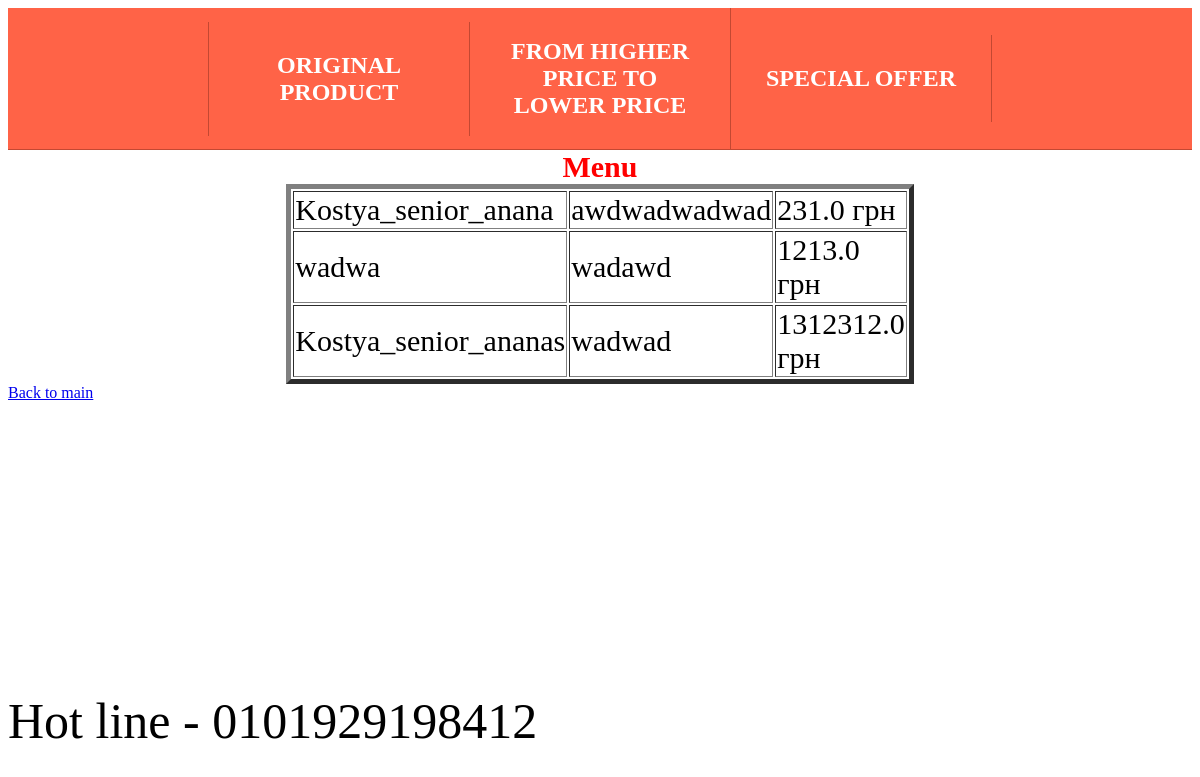
/menu/, run on an earlier commit of the app's database.
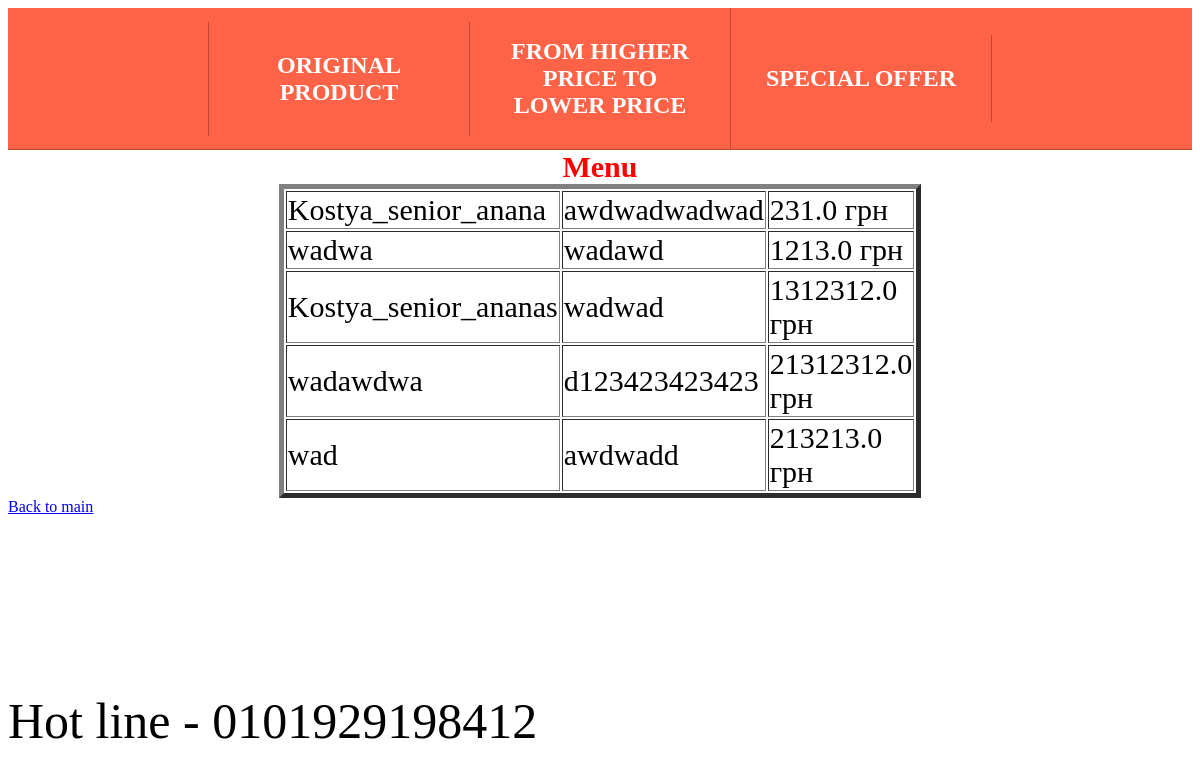
And on a later commit of the database.
### tables this page shows
CREATE TABLE pizza_db (
                        name TEXT NOT NULL,
                        description TEXT UNIQUE,
                        price REAL
                    );

### app.py (the view)
@app.get("/menu/")
def display_menu():
    try:
        pizzas = get_pizzas()
        return render_template("menu1.html", pizzas=pizzas)
    except Exception as eror:
        print("Ошибка при отображении меню:", eror)
        abort(500)

### app.py (called while the page is built)
def get_pizzas():
    sqlite_connection = sqlite3.connect("sql_admin.db")
    try:
        cursor = sqlite_connection.cursor()
        cursor.execute("SELECT * FROM pizza_db")
        pizza = cursor.fetchall()
        return pizza
    except sqlite3.Error as error:
        print("Проблема при запуске меню пицц:", error)
    finally:
        if sqlite_connection:
            sqlite_connection.close()
            print("Піца отримана")

### templates/menu1.html (shortened to what this page needs)
<!DOCTYPE html>
<html lang="en">
<head>
    <link rel="stylesheet" type="text/css" href="../static/css/style_menu.css">
</head>
<body>
{% include "menu_buttons.html" %}
<div class="center">
    <table border="5px">
        <caption>
            <b>Menu</b>
        </caption>
        {% for pizza in pizzas | sort(attribute="price") %}
        <tr>
            <td>{{ pizza[0] }}</td>
            <td>{{ pizza[1] }}</td>
            <td>{{ pizza[2] }} грн</td>
        </tr>
        {% endfor %}
    </table>
</div>
{% include "hot_line.html" %}
<a href="/login/">Back to main</a>
</body>
</html>

### templates/menu_buttons.html (shortened to what this page needs)
<!DOCTYPE html>
<html lang="en">
<head>
    <link rel="stylesheet" type="text/css" href="../static/css/style_menu_buttons.css">
</head>
<body>
<ul class="menu">
    <li>
        <a href="/menu/">Original product</a>
    </li>
    <li>
        <a href="/menu2/">From higher price to lower price</a>
    </li>
    <li>
        <a href="/menu3/">Special offer</a>
    </li>
</ul>
</body>
</html>

### templates/hot_line.html
<head>
    <link rel="stylesheet" type="text/css" href="../static/css/style_number.css">
</head>
<div class="hot_line_number">
    <p class="work_number">Hot line - 0101929198412</p>
</div>

### static/css/style_menu.css (style rules this page uses)
body { background-image: url("https://i.etsystatic.com/29590405/r/il/6fcb9f/4654888066/il_fullxfull.4654888066_qm9i.jpg"); }
table { color: black; width: 200px; font-size: 30px; }
caption { color: red; }
.center { display: flex; align-items: center; justify-content: center; }

### static/css/style_menu_buttons.css (style rules this page uses)
.menu { display: flex; align-items: center; justify-content: center; width: 100%; margin: 0; padding: 0; background-color: tomato; border-bottom: 1px solid #c34832; }
.menu li { list-style-type: none; }
.menu li a { display: block; width: 200px; padding: 30px; text-align: center; text-decoration: none; color: #fff; font-size: 24px; font-weight: 600; text-transform: uppercase; transition: all .2s linear; border-right: 1px solid #c34832; }
.menu li:first-child a { border-left: 1px solid #c34832; }

### static/css/style_number.css (style rules this page uses)
.hot_line_number { position: relative; position: absolute; bottom: 0; }
.work_number { font-size: 50px; }

What changed in the data, as far as the page shows it:
added pizza_db: name "wadawdwa", description "d123423423423", price "21312312.0"
added pizza_db: name "wad", description "awdwadd", price "213213.0"
